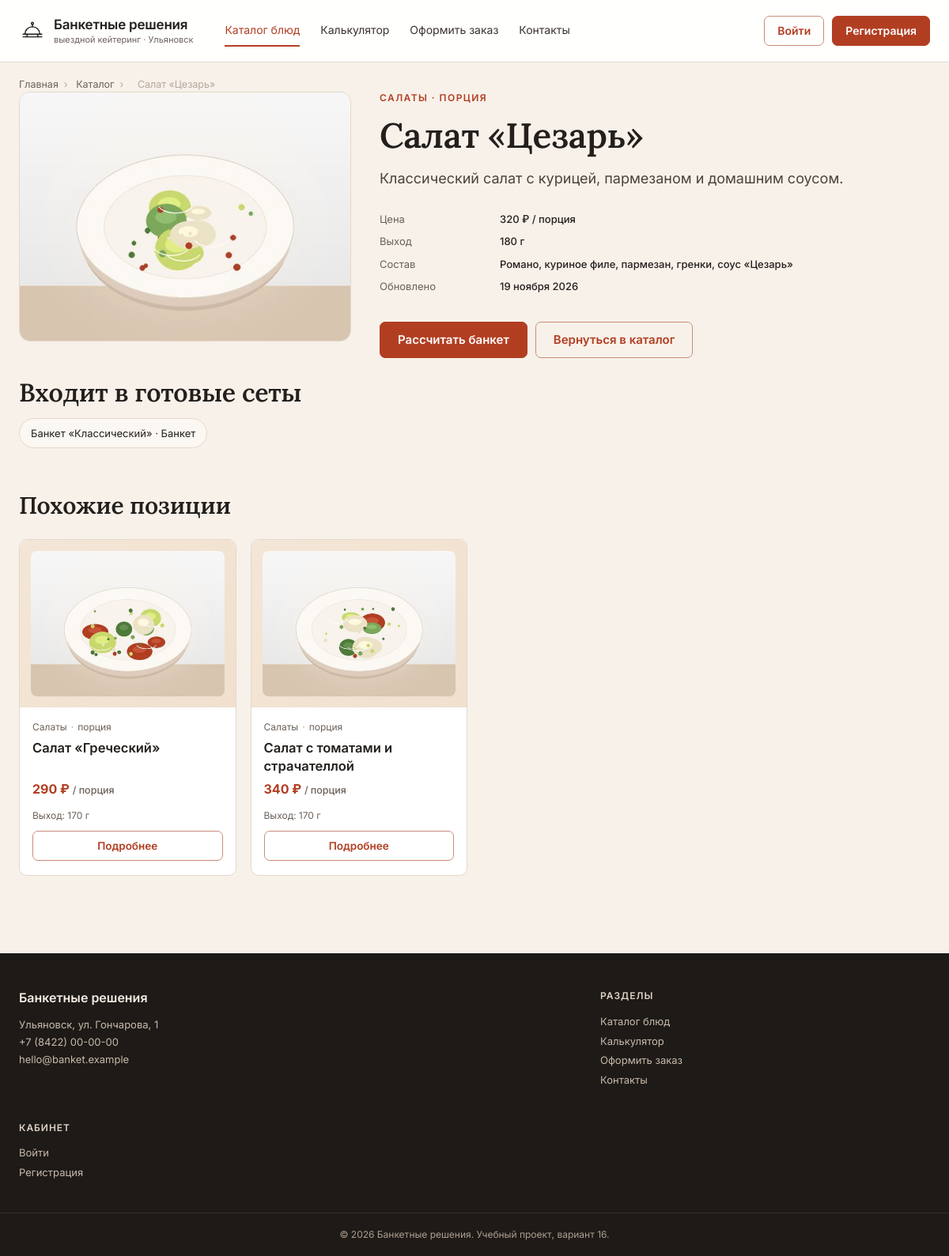
/catalog/caesar/, run on the app's committed database.
### main/models.py (models this page shows, shortened)
class Dish(models.Model):
    UNIT_PORTION = 'portion'
    UNIT_GUEST = 'guest'
    UNIT_ITEM = 'item'
    UNIT_CHOICES = (
        (UNIT_PORTION, 'порция'),
        (UNIT_GUEST, 'гость'),
        (UNIT_ITEM, 'шт.'),
    )
    category = models.ForeignKey(
        DishCategory, verbose_name='Категория', on_delete=models.PROTECT,
        related_name='dishes',
    )
    name = models.CharField('Название', max_length=120)
    slug = models.SlugField('Слаг', max_length=140, unique=True, blank=True)
    description = models.TextField('Описание', blank=True)
    composition = models.CharField('Состав', max_length=250, blank=True)
    price = models.DecimalField('Цена, ₽', max_digits=10, decimal_places=2)
    unit = models.CharField('Единица', max_length=10, choices=UNIT_CHOICES, default=UNIT_PORTION)
    output_grams = models.PositiveIntegerField('Выход, г', default=0)
    image = models.FileField(
        'Фото', upload_to='dishes/', blank=True,
        validators=[validate_upload_extension, validate_upload_size],
    )
    is_active = models.BooleanField('Доступно', default=True)
    is_popular = models.BooleanField('Популярное', default=False)
    created_at = models.DateTimeField('Создано', auto_now_add=True)
    updated_at = models.DateTimeField('Обновлено', auto_now=True)
    class Meta:
        verbose_name = 'Блюдо'
        verbose_name_plural = 'Блюда'
        ordering = ('category__sort_order', 'name')
        indexes = [models.Index(fields=['is_active', 'category'])]
    def get_absolute_url(self):
        return reverse('main:dish_detail', args=[self.slug])

class DishCategory(models.Model):
    name = models.CharField('Название', max_length=80, unique=True)
    slug = models.SlugField('Слаг', max_length=80, unique=True, blank=True)
    description = models.CharField('Описание', max_length=200, blank=True)
    sort_order = models.PositiveSmallIntegerField('Порядок', default=0)
    class Meta:
        verbose_name = 'Категория блюда'
        verbose_name_plural = 'Категории блюд'
        ordering = ('sort_order', 'name')

class MenuTemplate(models.Model):
    name = models.CharField('Название сета', max_length=120, unique=True)
    slug = models.SlugField('Слаг', max_length=140, unique=True, blank=True)
    event_format = models.ForeignKey(
        EventFormat, verbose_name='Формат', on_delete=models.CASCADE,
        related_name='templates',
    )
    description = models.TextField('Описание', blank=True)
    dishes = models.ManyToManyField(Dish, verbose_name='Блюда', related_name='templates')
    price_per_guest = models.DecimalField('Цена за гостя, ₽', max_digits=10, decimal_places=2)
    is_active = models.BooleanField('Активен', default=True)
    class Meta:
        verbose_name = 'Готовый сет'
        verbose_name_plural = 'Готовые сеты'
        ordering = ('event_format__sort_order', 'name')

class EventFormat(models.Model):
    name = models.CharField('Название', max_length=80, unique=True)
    slug = models.SlugField('Слаг', max_length=80, unique=True, blank=True)
    description = models.TextField('Описание', blank=True)
    price_per_guest = models.DecimalField('Цена за гостя, ₽', max_digits=10, decimal_places=2)
    min_output_per_guest = models.PositiveIntegerField('Рекомендуемая норма выхода, г/чел.')
    duration_hours = models.PositiveSmallIntegerField('Длительность, ч', default=4)
    kitchen_daily_limit = models.PositiveIntegerField('Суточный лимит кухни, гостей', default=250)
    is_active = models.BooleanField('Активен', default=True)
    sort_order = models.PositiveSmallIntegerField('Порядок', default=0)
    class Meta:
        verbose_name = 'Формат мероприятия'
        verbose_name_plural = 'Форматы мероприятий'
        ordering = ('sort_order', 'name')

### main/views.py (the view)
# urls.py: path('catalog/<slug:slug>/', views.dish_detail, name='dish_detail'),
def dish_detail(request, slug):
    dish = get_object_or_404(Dish.objects.select_related('category'), slug=slug, is_active=True)
    similar = (
        Dish.objects.filter(is_active=True, category=dish.category)
        .exclude(pk=dish.pk)[:4]
    )
    return render(request, 'main/dish_detail.html', {
        'dish': dish,
        'similar': similar,
    })

### templates/main/dish_detail.html (shortened to what this page needs)
{% extends 'base.html' %}
{% block content %}
<div class="container">
  <nav class="breadcrumbs" aria-label="Хлебные крошки">
    <a href="{% url 'main:index' %}">Главная</a><span>›</span>
    <a href="{% url 'main:catalog' %}">Каталог</a><span>›</span>
    <span aria-current="page">{{ dish.name }}</span>
  </nav>
  <article class="dish-detail">
    <div class="dish-detail-media">
      {% if dish.image %}
        <img src="{{ dish.image.url }}" alt="{{ dish.name }}" width="480" height="360" decoding="async">
      {% endif %}
    </div>
    <div class="dish-detail-body">
      <div class="eyebrow">{{ dish.category.name }} · {{ dish.get_unit_display }}</div>
      <h1>{{ dish.name }}</h1>
      <p class="lead">{{ dish.description }}</p>
      <dl class="kv kv-inline">
        <dt>Цена</dt><dd>{{ dish.price|floatformat:0 }} ₽ / {{ dish.get_unit_display }}</dd>
        <dt>Выход</dt><dd>{{ dish.output_grams }} г</dd>
        {% if dish.composition %}<dt>Состав</dt><dd>{{ dish.composition }}</dd>{% endif %}
        <dt>Обновлено</dt><dd>{{ dish.updated_at|date:"d E Y" }}</dd>
      </dl>
      <div class="dish-detail-actions">
        <a class="btn btn-primary" href="{% url 'main:calculator' %}">Рассчитать банкет</a>
        <a class="btn btn-outline" href="{% url 'main:catalog' %}">Вернуться в каталог</a>
      </div>
    </div>
  </article>
  {% if dish.templates.all %}
    <section class="section section-tight" aria-labelledby="sets-title">
      <h2 id="sets-title">Входит в готовые сеты</h2>
      <div class="tag-list">
        {% for template in dish.templates.all %}
          <span class="tag">{{ template.name }} · {{ template.event_format.name }}</span>
        {% endfor %}
      </div>
    </section>
  {% endif %}
  {% if similar %}
    <section class="section section-tight" aria-labelledby="similar-title">
      <div class="section-head">
        <h2 id="similar-title">Похожие позиции</h2>
      </div>
      <div class="dish-grid">
        {% for dish in similar %}
          {% include 'main/includes/dish_card.html' %}
        {% endfor %}
      </div>
    </section>
  {% endif %}
</div>
{% endblock %}

### templates/main/includes/dish_card.html
<article class="dish-card">
  <div class="dish-art">
    {% if dish.image %}
      <img class="dish-img" src="{{ dish.image.url }}" alt="{{ dish.name }}" width="480" height="360" loading="lazy" decoding="async">
    {% else %}
      <svg viewBox="0 0 96 96" fill="none" stroke="currentColor" stroke-width="1.8" stroke-linecap="round" stroke-linejoin="round" aria-hidden="true"><path d="M17 47h62c0 17-13 29-31 29S17 64 17 47Z"/><path d="M23 47c5-12 14-19 25-19s20 7 25 19"/><path d="M12 61h72" opacity=".55"/></svg>
    {% endif %}
  </div>
  <div class="dish-body">
    <div class="dish-meta">{{ dish.category.name }}<span>·</span>{{ dish.get_unit_display }}</div>
    <h3><a href="{{ dish.get_absolute_url }}">{{ dish.name }}</a></h3>
    <div class="dish-price">{{ dish.price|floatformat:0 }} ₽ <small>/ {{ dish.get_unit_display }}</small></div>
    <div class="dish-note">Выход: {{ dish.output_grams }} г</div>
    <a class="btn btn-outline btn-block" href="{{ dish.get_absolute_url }}">Подробнее</a>
  </div>
</article>

### static/css/style.css (style rules this page uses)
:root { --bg:#F7F1EA; --surface:#FFFFFF; --surface-2:#FBF7F2; --sand:#F1E3D3; --sand-2:#E9D6C1; --primary:#B23E22; --primary-hover:#923018; --primary-soft:#F6E3D8; --text:#231F1C; --muted:#6B615A; --border:#E6D8CA; --border-strong:#D4C0AD; --footer:#1D1A17; --footer-text:#F4ECE3; --footer-muted:#C8B9AA; --success:#2F6B45; --success-bg:#EAF4EE; --warning:#8A5410; --warning-bg:#FCF0DC; --error:#A32B1C; --error-bg:#FBEAE7; --radius:10px; --radius-lg:14px; --shadow:0 2px 8px rgba(35,31,28,.06); --shadow-md:0 10px 30px rgba(35,31,28,.08); --sans:'Inter',-apple-system,'Segoe UI',Arial,sans-serif; --serif:'Lora',Georgia,'Times New Roman',serif; --container:1200px; --gutter:24px; }
*,*::before,*::after { box-sizing:border-box }
html { scroll-behavior:smooth }
body { margin:0;background:var(--bg);color:var(--text);font:400 16px/1.55 var(--sans);-webkit-font-smoothing:antialiased;text-rendering:optimizeLegibility }
img,svg { display:block;max-width:100% }
a { color:inherit;text-decoration:none }
.container { width:min(var(--container),calc(100% - 48px));margin-inline:auto }
.btn { display:inline-flex;align-items:center;justify-content:center;gap:8px;min-height:46px;padding:0 22px;border-radius:7px;border:1px solid transparent;font-weight:600;font-size:15px;line-height:1;text-align:center;transition:background .18s,color .18s,border-color .18s,box-shadow .18s;white-space:nowrap }
.btn-primary { background:var(--primary);color:#fff;border-color:var(--primary) }
.btn-outline { background:transparent;color:var(--primary);border-color:#C98C78 }
.btn-block { width:100% }
h1,h2,h3,h4 { margin:0;font-family:var(--serif);font-weight:600;letter-spacing:-.3px }
h1 { font-size:44px;line-height:1.15 }
h2 { font-size:32px;line-height:1.25 }
h3 { font-size:20px;line-height:1.35 }
p { margin:0 }
.lead { font-size:18px;line-height:1.65;color:#4B423B }
.eyebrow { font:600 12px/1.3 var(--sans);letter-spacing:.12em;text-transform:uppercase;color:var(--primary) }
.section { padding:42px 0 }
.section-head { display:flex;align-items:flex-end;justify-content:space-between;gap:20px;margin-bottom:24px }
.section-head h2 { font-size:30px }
.dish-grid { display:grid;grid-template-columns:repeat(4,1fr);gap:18px }
.dish-card { background:#fff;border:1px solid var(--border);border-radius:var(--radius);overflow:hidden;display:flex;flex-direction:column;transition:box-shadow .18s,border-color .18s,transform .18s }
.dish-art { background:linear-gradient(135deg,#F4E6D7 0%,#F1E0CE 100%);aspect-ratio:2.05/1;display:flex;align-items:center;justify-content:center;padding:14px }
.dish-body { padding:16px 16px 18px;display:flex;flex-direction:column;flex:1 }
.dish-meta { font-size:12px;color:var(--muted);margin-bottom:6px }
.dish-meta span { color:#A2968B;margin:0 5px }
.dish-card h3 { font:600 16.5px/1.35 var(--sans);letter-spacing:0;margin-bottom:8px }
.dish-price { font:700 16px/1.3 var(--sans);color:var(--primary);margin-top:auto;margin-bottom:14px }
.dish-price small { font-weight:500;font-size:12.5px;color:var(--muted) }
.dish-card .btn { width:100%;min-height:38px;font-size:13.5px }
.kv { display:grid;grid-template-columns:140px 1fr;gap:8px 12px;font-size:13px }
.kv dt { color:var(--muted) }
.kv dd { margin:0;font-weight:500 }
.breadcrumbs { font-size:12.5px;color:var(--muted);padding-top:18px }
.breadcrumbs span { margin:0 7px;color:#B4A79B }
.section-tight { padding-top:12px }
.dish-img { width:100%;height:100%;object-fit:cover;border-radius:8px }
.dish-note { font-size:12px;color:var(--muted);margin-bottom:10px }
.dish-detail { display:grid;grid-template-columns:minmax(0,420px) minmax(0,1fr);gap:36px;align-items:start;margin-bottom:12px }
.dish-detail-media img,.dish-detail-placeholder { width:100%;height:auto;border-radius:var(--radius-lg);border:1px solid var(--border);background:var(--surface-2) }
.dish-detail-body { display:flex;flex-direction:column;gap:14px }
.dish-detail-actions { display:flex;gap:10px;flex-wrap:wrap;margin-top:8px }
.kv-inline { grid-template-columns:140px 1fr }
.tag-list { display:flex;gap:10px;flex-wrap:wrap;margin-top:12px }
.tag { display:inline-flex;padding:8px 14px;border-radius:999px;background:var(--surface-2);border:1px solid var(--border);font-size:13px }

### data on the page
Dish: name "Салат «Цезарь»", image (picture), category.name "САЛАТЫ", unit "ПОРЦИЯ", description "Классический салат с курицей, пармезаном и домашним соусом.", price "320", unit "порция", output_grams "180", composition "Романо, куриное филе, пармезан, гренки, соус «Цезарь»", updated_at "19 ноября 2026"
MenuTemplate: name "Банкет «Классический»", event_format.name "Банкет"
Dish: image (picture), category.name "Салаты", unit "порция", name "Салат «Греческий»", price "290", output_grams "170"
Dish: image (picture), category.name "Салаты", unit "порция", name "Салат с томатами и страчателлой", price "340", output_grams "170"
